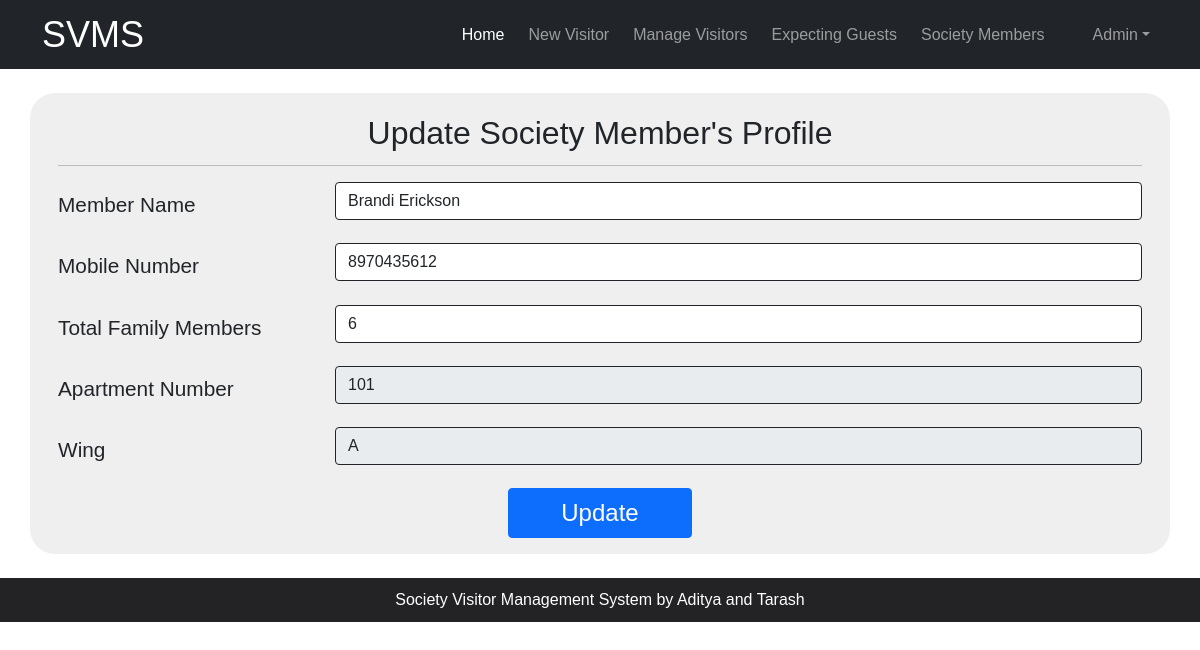
/memberdetails.php?editid=126 (signed in), run on the app's committed database.
### tables this page shows
CREATE TABLE `tblmember` (
  `ID` int(11) NOT NULL,
  `Wing` char(1) NOT NULL,
  `AptNumber` varchar(5) NOT NULL,
  `Name` varchar(50) NOT NULL,
  `ContactNumber` varchar(15) NOT NULL,
  `TotFamNumber` int(2) NOT NULL
);

### memberdetails.php (the view, shortened to what this page needs)
<?php
include('includes/dbconnection.php');
if (strlen($_SESSION['svmsaid'] == 0)) {
    header('location:logout.php');
} else {
?>
    <!DOCTYPE html>
    <html lang="en">
    <head>
        <link href="https://cdn.jsdelivr.net/npm/bootstrap@5.1.3/dist/css/bootstrap.min.css" rel="stylesheet">
    </head>
    <body>
        <?php include_once('includes/header.php'); ?>
        <div class="main-content container mt-4 mb-4">
            <?php
            $editid = $_GET['editid'];
            $ret = mysqli_query($con, "select * from tblmember where ID='$editid'");
            while ($row = mysqli_fetch_array($ret)) {
            ?>
                <form class="p-3" action="" method="post">
                    <legend class="text-center fs-2">Update Society Member's Profile</legend>
                    <hr>
                    <div class="row mb-3">
                        <label for="adminname" class="col-sm-3 col-form-label">Member Name</label>
                        <div class="col-sm-9">
                            <input type="text" class="form-control border-dark" value="<?php echo $row['Name']; ?>" id="membername" name="membername">
                        </div>
                    </div>
                    <div class="row mb-3">
                        <label for="mobilenumber" class="col-sm-3 col-form-label">Mobile Number</label>
                        <div class="col-sm-9">
                            <input type="tel" class="form-control border-dark" value="<?php echo $row['ContactNumber']; ?>" id="mobilenumber" name="mobilenumber">
                        </div>
                    </div>
                    <div class="row mb-3">
                        <label for="email" class="col-sm-3 col-form-label">Total Family Members</label>
                        <div class="col-sm-9">
                            <input type="text" class="form-control border-dark" id="totfamnum" name="totfamnum" value="<?php echo $row['TotFamNumber']; ?>">
                        </div>
                    </div>
                    <div class="row mb-3">
                        <label for="username" class="col-sm-3 col-form-label">Apartment Number</label>
                        <div class="col-sm-9">
                            <input type="text" class="form-control border-dark" id="aptnum" name="aptnum" disabled value="<?php echo $row['AptNumber']; ?>">
                        </div>
                    </div>
                    <div class="row mb-3">
                        <label for="whomtomeet" class="col-sm-3 col-form-label">Wing</label>
                        <div class="col-sm-9">
                            <input type="text" class="form-control border-dark" disabled value="<?php echo $row['Wing']; ?>" id="wing" name="wing">
                        </div>
                    </div>
                <?php } ?>
                <div class="row">
                    <button type="submit" name="submit" class="btn btn-primary col-sm-2 offset-sm-5 fs-4">Update</button>
                </div>
                </form>
        </div>
        <?php include_once('includes/footer.php'); ?>
    </body>
    </html>
<?php } ?>

### memberdetails.php (style rules this page uses)
.main-content { margin: 0 auto; background-color: #efefef; border-radius: 25px; font-size: 1.3rem; }

### data on the page
tblmember: membername "Brandi Erickson", mobilenumber "8970435612", totfamnum "6", aptnum "101", wing "A"
